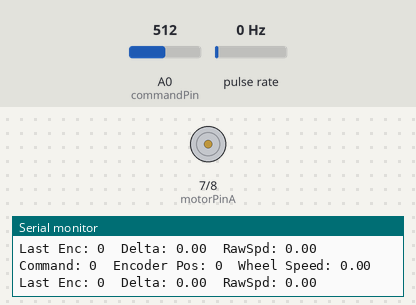
Simulated run of this sketch. Board: Arduino Uno, built with avr-gcc and run on an emulated ATmega328P. Parts: motor-driver pin pairs drawn as motors (green arrow = first pin HIGH = forward, orange = second pin HIGH = backward, longer = more drive, scaled by the enable pin), the last lines printed to the serial monitor. Wiring (inferred from the names in the program): pulse sensor: data pin 2. The test bench sets the inputs (shaded band); at power-on: A0 (commandPin) = 512, pulse rate 0 Hz.

Above: at 1.2 s.
1.3 s: A0 (commandPin) set to 716
At 1.9 s:
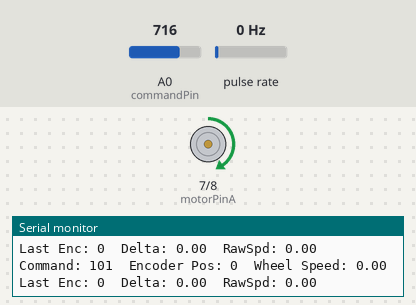
2.8 s: A0 (commandPin) set to 900
At 4.0 s:
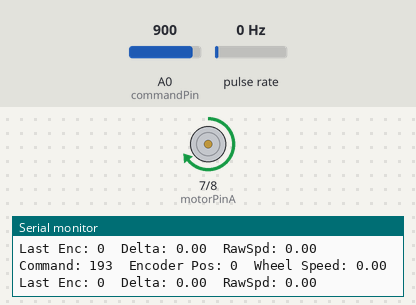
4.3 s: A0 (commandPin) set to 511
At 5.4 s:
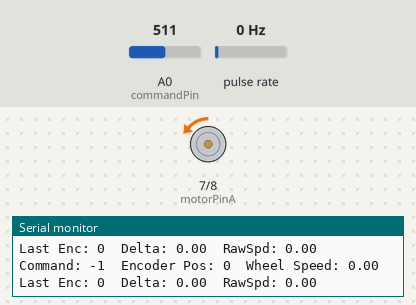
5.8 s: A0 (commandPin) set to 306
At 6.5 s:
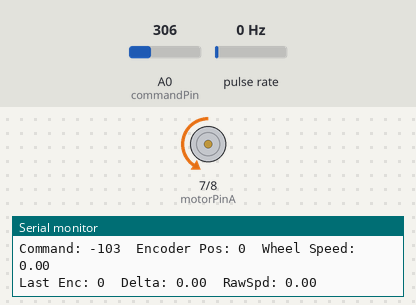
7.3 s: A0 (commandPin) set to 245
At 7.6 s:
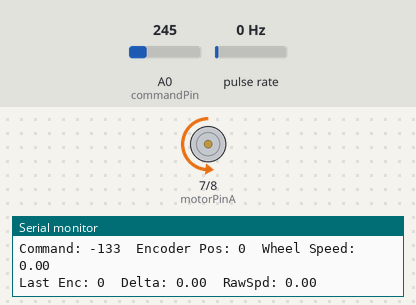
8.8 s: A0 (commandPin) set to 122
At 10.0 s:
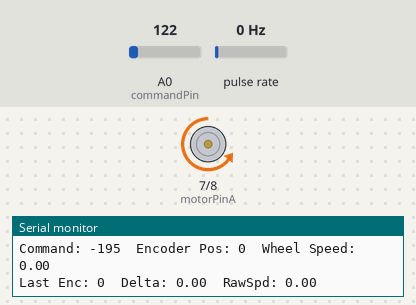
Timing chart, 0 to 11.3 s (numbered marks = the images above; inputs shaded):
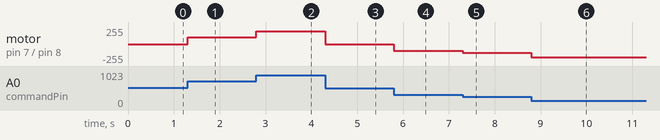

The sketch:

roomba_encoder_test.ino
```cpp
// some code taken from Dr. Hessmer. see hessmer_quad.ino located in /ard/

// changes for r2: implementing digitalWriteFast and encoder reading
// changes for r1: adding abillity to use potentiometer for input. this
// will help with control system modeling later.

// including this instead of Wprogram.h because Wprogram.h is from the pre 1.00 arduino IDE.
// instructions here: http://makezine.com/2011/12/01/arduino-1-0-is-out-heres-what-you-need-to-know/
//#include "Arduino.h"

// not sure if this works but lets keep it here for later
// reference: https://gist.github.com/jrmedd/5516863
//#if defined(ARDUINO) && ARDUINO >= 100
//#include "Arduino.h"
//#else
//#include "WProgram.h"
//#endif


//#include <digitalWriteFast.h> // Dr. Hessmer's digitalwritefast library
// http://code.google.com/p/digitalwritefast/

#define motorPinA 7
#define motorPinB 8
#define motorSpeedPin 6 // this is PWM to the H-bridge
#define commandPin A0 // potentiometer

// define encoder inputs
#define encoderPin 2 // this is an interrupt pin
volatile unsigned int encoderPos = 0;

// the frequency at which the speed will be calculated. 1000 = every second
const int calcFreq = 200;
const int ppr = 830; // the points per wheel revolution, found experimentially
float RPM = 0;
unsigned long previousMillis = 0;
float encoderDelta = 0; // used to track difference in encoder readings
long lastEncoderPos = 0;
float encoderRawSpeed = 0;


void setup() {
  // serial setup
  // 9600 is so last year
  Serial.begin(115200);

  // encoder setups
  pinMode(encoderPin, INPUT);

  attachInterrupt(0, doEncoder, RISING); // attach the encoder to interrupt and trigger when rising.

  // motor setups
  pinMode(motorPinA, OUTPUT);
  pinMode(motorPinB, OUTPUT);
  pinMode(motorSpeedPin, OUTPUT);
  Serial.println("Starting...");


}

void loop() {

  // NOTE: minium useful speed is about 90. anything less than that
  // and nothing will really happen. (roomba motor). i.e the deadband
  // of the motors is +/-90.

  // get the commanded speed from the pot
  int commandValue = analogRead(commandPin);
  // Serial.print(commandValue);
  commandValue = map(commandValue, 0, 1023, -255, 255);

  runMotor(commandValue);

  unsigned long currentMillis = millis();

  // calculate the speed on a specified frequency, but only at a specified frequency.
  if (currentMillis - previousMillis >= calcFreq) {
    previousMillis = currentMillis;

    // find the difference in encoder ticks between last read and now
    encoderDelta = encoderPos - lastEncoderPos;
    lastEncoderPos = encoderPos;

    // this is the rotational speed of the ENCODER wheel
    encoderRawSpeed = ((encoderDelta / calcFreq)*1000); // points per second (p/s)

    RPM = ((encoderRawSpeed / ppr) * 60); // divide by the ppr conversion and seconds to get RPM

    Serial.print("\nCommand: ");
    Serial.print(commandValue);
    Serial.print("\tEncoder Pos: ");
    Serial.print(encoderPos);
    Serial.print("\tWheel Speed: ");
    Serial.println(RPM);
    Serial.print("Last Enc: ");
    Serial.print(lastEncoderPos);
    Serial.print("\tDelta: ");
    Serial.print(encoderDelta);
    Serial.print("\tRawSpd: ");
    Serial.println(encoderRawSpeed);
  }

}

// interrupt service routine
void doEncoder() {

  // add a count every time an encoder tick triggers the ISR
  encoderPos++;
  //Serial.println("TRIGGERED");

}

void runMotor(int cmd)
{
  // cmd will be a value between -255 and 255

  // get speed
  int motorSpeed = abs(cmd);
  analogWrite(motorSpeedPin, motorSpeed);
  //Serial.print(" Motor Speed Command: ");
  //Serial.print(motorSpeed);

  if (cmd > 0 && cmd <= 255) {
    digitalWrite(motorPinA, HIGH);
    digitalWrite(motorPinB, LOW);
    //Serial.print(" Rotating CW ");
  }

  else if (cmd < 0 && cmd >= -255) {
    digitalWrite(motorPinA, LOW);
    digitalWrite(motorPinB, HIGH);
    //Serial.println(" Rotating CCW");
  }

  else if (cmd == 0) {
    digitalWrite(motorPinA, LOW);
    digitalWrite(motorPinB, LOW);
    //Serial.println(" stopped, idle");
  }

  else {
    digitalWrite(motorPinA, LOW);
    digitalWrite(motorPinB, LOW);
    //Serial.println(" Motor command error; outside of range.");
  }


}
```

Measured:
- after the input at 1.3 s, motor on pin 7 (motorPinA) / pin 8 (motorPinB): stopped → forward 101/255 at once
- after the input at 2.8 s, motor on pin 7 (motorPinA) / pin 8 (motorPinB): forward 101/255 → forward 193/255 at once
- after the input at 4.3 s, motor on pin 7 (motorPinA) / pin 8 (motorPinB): forward 193/255 → backward 1/255 at once
- after the input at 5.8 s, motor on pin 7 (motorPinA) / pin 8 (motorPinB): backward 1/255 → backward 103/255 at once
- after the input at 7.3 s, motor on pin 7 (motorPinA) / pin 8 (motorPinB): backward 103/255 → backward 133/255 at once
- after the input at 8.8 s, motor on pin 7 (motorPinA) / pin 8 (motorPinB): backward 133/255 → backward 195/255 at once
